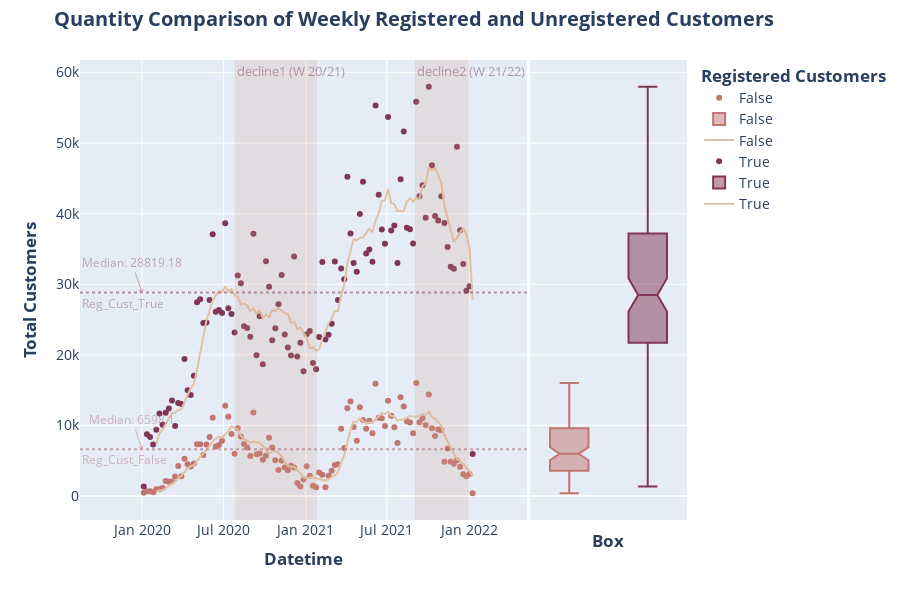

Notebook code for this chart:
### Code cell
# Customers-Scatter
fig = px.scatter(df_w, x= df_w.datetime, 
              y= df_w.reg_customer, 
              color= df_w.registered_customer, 
              labels= dict(reg_customer="<b>Total Customers</b>", datetime="<b>Datetime</b>", registered_customer="<b>Registered Customers</b>"), 
              marginal_y = "box", 
              trendline= "rolling", 
              trendline_options= dict(window= 5, win_type="gaussian", function_args=dict(std=2)),
              trendline_color_override= px.colors.sequential.Brwnyl[1],
              color_discrete_sequence= [px.colors.sequential.Brwnyl[3],px.colors.sequential.Brwnyl[5]]
              )

# Decline1
fig.add_vrect(x0="2020-7-26", 
              x1="2021-01-26", 
              col=1,
              annotation_text= "decline1 (W 20/21)", 
              annotation_position="top left",
              fillcolor=px.colors.sequential.Brwnyl[2], 
              opacity=0.2, 
              line_width=0,
              annotation_font_color = px.colors.sequential.Brwnyl[6],
              annotation_font_size = 13) 

# Decline2 
fig.add_vrect(x0="2021-09-2", 
              x1="2022-01-2", 
              col=1,
              annotation_text= "decline2 (W 21/22)", 
              annotation_position="top left",
              fillcolor=px.colors.sequential.Brwnyl[2], 
              opacity=0.2, 
              line_width=0,
              annotation_font_color = px.colors.sequential.Brwnyl[6],
              annotation_font_size = 13)
             
# Reg-Customer-True-Mean 
fig.add_hline(y= df_w.loc[df_w.registered_customer == True].reg_customer.mean(), 
              line_dash= "dot", 
              annotation_text= "Reg_Cust_True",
              annotation_position="bottom left",
              col= 1,
              opacity = 0.5,
              line_color = px.colors.sequential.Brwnyl[5],
              annotation_font_color = px.colors.sequential.Brwnyl[5],
              annotation_font_size= 12)

# Reg-Customer-False-Mean
fig.add_hline(y= df_w.loc[df_w.registered_customer == False].reg_customer.mean(), 
              line_dash= "dot", 
              annotation_text= "Reg_Cust_False",
              annotation_position="bottom left",
              col= 1,
              opacity = 0.5,
              line_color = px.colors.sequential.Brwnyl[4],
              annotation_font_color = px.colors.sequential.Brwnyl[4],
              annotation_font_size= 12)


fig.add_annotation(
              x= "2020-01-01",
              y= df_w.loc[df_w.registered_customer == False].reg_customer.mean(),
              arrowhead= 1,
              showarrow= True,
              arrowcolor= px.colors.sequential.Brwnyl[4],
              font= dict(size= 12, color= px.colors.sequential.Brwnyl[4]),
              text= f"Median: {df_w.loc[df_w.registered_customer == False].reg_customer.mean().round(2)}")

fig.add_annotation(
              x= "2020-01-01",
              y= df_w.loc[df_w.registered_customer == True].reg_customer.mean(),
              arrowhead= 1,
              showarrow= True,
              arrowcolor= px.colors.sequential.Brwnyl[5],
              font= dict(size= 12, color= px.colors.sequential.Brwnyl[5]),
              text= f"Median: {df_w.loc[df_w.registered_customer == True].reg_customer.mean().round(2)}")
         

fig.update_annotations(opacity= 0.4)
fig.update_traces(showlegend=True)
fig.update_xaxes(title_text= "<b>Box</b>",row=1, col=2)
fig.update_layout(title= dict(text= "<b>Quantity Comparison of Weekly Registered and Unregistered Customers</b>", xanchor= "center", yanchor= "top", y=0.98, x=0.46),
                  height= 600, legend=dict(groupclick="toggleitem"), font= dict(size= 14))
